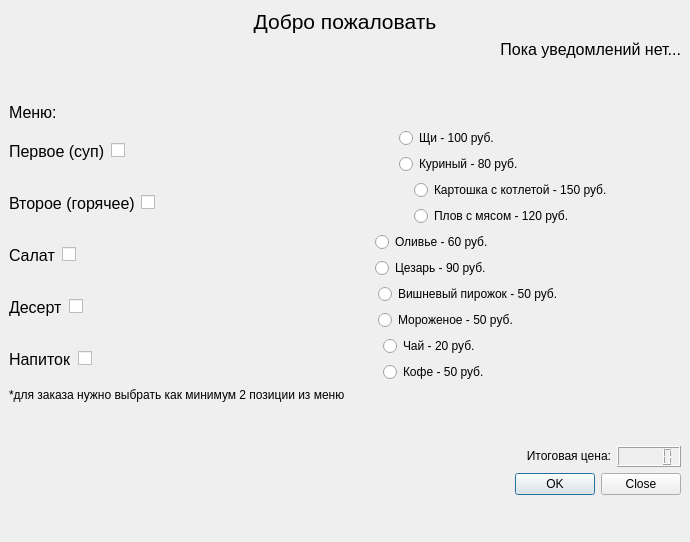
<?xml version="1.0" encoding="UTF-8"?>
<ui version="4.0">
 <class>McShnakneks</class>
 <widget class="QMainWindow" name="McShnakneks">
  <property name="geometry">
   <rect>
    <x>0</x>
    <y>0</y>
    <width>690</width>
    <height>542</height>
   </rect>
  </property>
  <property name="windowTitle">
   <string>Menu</string>
  </property>
  <property name="styleSheet">
   <string notr="true"/>
  </property>
  <widget class="QWidget" name="centralwidget">
   <layout class="QVBoxLayout" name="verticalLayout_7">
    <item>
     <widget class="QLabel" name="label">
      <property name="sizePolicy">
       <sizepolicy hsizetype="Preferred" vsizetype="Maximum">
        <horstretch>0</horstretch>
        <verstretch>0</verstretch>
       </sizepolicy>
      </property>
      <property name="font">
       <font>
        <pointsize>16</pointsize>
       </font>
      </property>
      <property name="autoFillBackground">
       <bool>false</bool>
      </property>
      <property name="text">
       <string>Добро пожаловать</string>
      </property>
      <property name="alignment">
       <set>Qt::AlignCenter</set>
      </property>
     </widget>
    </item>
    <item>
     <widget class="QLabel" name="notification">
      <property name="sizePolicy">
       <sizepolicy hsizetype="Preferred" vsizetype="Maximum">
        <horstretch>0</horstretch>
        <verstretch>0</verstretch>
       </sizepolicy>
      </property>
      <property name="font">
       <font>
        <pointsize>12</pointsize>
       </font>
      </property>
      <property name="text">
       <string>Пока уведомлений нет...</string>
      </property>
      <property name="alignment">
       <set>Qt::AlignRight|Qt::AlignTrailing|Qt::AlignVCenter</set>
      </property>
     </widget>
    </item>
    <item>
     <spacer name="verticalSpacer_2">
      <property name="orientation">
       <enum>Qt::Vertical</enum>
      </property>
      <property name="sizeHint" stdset="0">
       <size>
        <width>20</width>
        <height>40</height>
       </size>
      </property>
     </spacer>
    </item>
    <item>
     <widget class="QLabel" name="label_9">
      <property name="sizePolicy">
       <sizepolicy hsizetype="Preferred" vsizetype="Maximum">
        <horstretch>0</horstretch>
        <verstretch>0</verstretch>
       </sizepolicy>
      </property>
      <property name="font">
       <font>
        <pointsize>12</pointsize>
       </font>
      </property>
      <property name="text">
       <string>Меню:</string>
      </property>
     </widget>
    </item>
    <item>
     <layout class="QVBoxLayout" name="verticalLayout_2">
      <item>
       <layout class="QHBoxLayout" name="horizontalLayout_7">
        <item>
         <layout class="QHBoxLayout" name="horizontalLayout_8">
          <item>
           <widget class="QLabel" name="label_5">
            <property name="sizePolicy">
             <sizepolicy hsizetype="Maximum" vsizetype="Preferred">
              <horstretch>0</horstretch>
              <verstretch>0</verstretch>
             </sizepolicy>
            </property>
            <property name="font">
             <font>
              <pointsize>12</pointsize>
             </font>
            </property>
            <property name="text">
             <string>Первое (суп)</string>
            </property>
           </widget>
          </item>
          <item>
           <widget class="QCheckBox" name="soup">
            <property name="text">
             <string/>
            </property>
           </widget>
          </item>
          <item>
           <layout class="QVBoxLayout" name="verticalLayout_5">
            <item>
             <widget class="QRadioButton" name="cabbage">
              <property name="text">
               <string>Щи - 100 руб.</string>
              </property>
              <attribute name="buttonGroup">
               <string notr="true">pervoe</string>
              </attribute>
             </widget>
            </item>
            <item>
             <widget class="QRadioButton" name="chicken">
              <property name="text">
               <string>Куриный - 80 руб.</string>
              </property>
              <attribute name="buttonGroup">
               <string notr="true">pervoe</string>
              </attribute>
             </widget>
            </item>
           </layout>
          </item>
         </layout>
        </item>
       </layout>
      </item>
      <item>
       <layout class="QHBoxLayout" name="horizontalLayout_9">
        <item>
         <layout class="QHBoxLayout" name="horizontalLayout_10">
          <item>
           <widget class="QLabel" name="label_6">
            <property name="sizePolicy">
             <sizepolicy hsizetype="Maximum" vsizetype="Preferred">
              <horstretch>0</horstretch>
              <verstretch>0</verstretch>
             </sizepolicy>
            </property>
            <property name="font">
             <font>
              <pointsize>12</pointsize>
             </font>
            </property>
            <property name="text">
             <string>Второе (горячее)</string>
            </property>
           </widget>
          </item>
          <item>
           <widget class="QCheckBox" name="hot">
            <property name="text">
             <string/>
            </property>
           </widget>
          </item>
          <item>
           <layout class="QVBoxLayout" name="verticalLayout_6">
            <item>
             <widget class="QRadioButton" name="potato">
              <property name="text">
               <string>Картошка с котлетой - 150 руб.</string>
              </property>
              <attribute name="buttonGroup">
               <string notr="true">vtoroe</string>
              </attribute>
             </widget>
            </item>
            <item>
             <widget class="QRadioButton" name="pilaf">
              <property name="text">
               <string>Плов с мясом - 120 руб.</string>
              </property>
              <attribute name="buttonGroup">
               <string notr="true">vtoroe</string>
              </attribute>
             </widget>
            </item>
           </layout>
          </item>
         </layout>
        </item>
       </layout>
      </item>
      <item>
       <layout class="QHBoxLayout" name="horizontalLayout_5">
        <item>
         <layout class="QHBoxLayout" name="horizontalLayout_6">
          <item>
           <widget class="QLabel" name="label_4">
            <property name="sizePolicy">
             <sizepolicy hsizetype="Maximum" vsizetype="Preferred">
              <horstretch>0</horstretch>
              <verstretch>0</verstretch>
             </sizepolicy>
            </property>
            <property name="font">
             <font>
              <pointsize>12</pointsize>
             </font>
            </property>
            <property name="text">
             <string>Салат</string>
            </property>
           </widget>
          </item>
          <item>
           <widget class="QCheckBox" name="salad">
            <property name="text">
             <string/>
            </property>
           </widget>
          </item>
          <item>
           <layout class="QVBoxLayout" name="verticalLayout_4">
            <item>
             <widget class="QRadioButton" name="olivie">
              <property name="text">
               <string>Оливье - 60 руб.</string>
              </property>
              <attribute name="buttonGroup">
               <string notr="true">salat</string>
              </attribute>
             </widget>
            </item>
            <item>
             <widget class="QRadioButton" name="cezar">
              <property name="text">
               <string>Цезарь - 90 руб.</string>
              </property>
              <attribute name="buttonGroup">
               <string notr="true">salat</string>
              </attribute>
             </widget>
            </item>
           </layout>
          </item>
         </layout>
        </item>
       </layout>
      </item>
      <item>
       <layout class="QHBoxLayout" name="horizontalLayout_3">
        <item>
         <layout class="QHBoxLayout" name="horizontalLayout_4">
          <item>
           <widget class="QLabel" name="label_3">
            <property name="sizePolicy">
             <sizepolicy hsizetype="Maximum" vsizetype="Preferred">
              <horstretch>0</horstretch>
              <verstretch>0</verstretch>
             </sizepolicy>
            </property>
            <property name="font">
             <font>
              <pointsize>12</pointsize>
             </font>
            </property>
            <property name="text">
             <string>Десерт</string>
            </property>
           </widget>
          </item>
          <item>
           <widget class="QCheckBox" name="desert_2">
            <property name="text">
             <string/>
            </property>
           </widget>
          </item>
          <item>
           <layout class="QVBoxLayout" name="verticalLayout_3">
            <item>
             <widget class="QRadioButton" name="pie">
              <property name="text">
               <string>Вишневый пирожок - 50 руб.</string>
              </property>
              <attribute name="buttonGroup">
               <string notr="true">desert</string>
              </attribute>
             </widget>
            </item>
            <item>
             <widget class="QRadioButton" name="icecream">
              <property name="text">
               <string>Мороженое - 50 руб.</string>
              </property>
              <attribute name="buttonGroup">
               <string notr="true">desert</string>
              </attribute>
             </widget>
            </item>
           </layout>
          </item>
         </layout>
        </item>
       </layout>
      </item>
      <item>
       <layout class="QHBoxLayout" name="horizontalLayout_2">
        <item>
         <layout class="QHBoxLayout" name="horizontalLayout">
          <item>
           <widget class="QLabel" name="label_2">
            <property name="sizePolicy">
             <sizepolicy hsizetype="Maximum" vsizetype="Preferred">
              <horstretch>0</horstretch>
              <verstretch>0</verstretch>
             </sizepolicy>
            </property>
            <property name="font">
             <font>
              <pointsize>12</pointsize>
             </font>
            </property>
            <property name="text">
             <string>Напиток</string>
            </property>
           </widget>
          </item>
          <item>
           <widget class="QCheckBox" name="drink">
            <property name="text">
             <string/>
            </property>
           </widget>
          </item>
          <item>
           <layout class="QVBoxLayout" name="verticalLayout">
            <item>
             <widget class="QRadioButton" name="tea">
              <property name="text">
               <string>Чай - 20 руб.</string>
              </property>
              <attribute name="buttonGroup">
               <string notr="true">napitok</string>
              </attribute>
             </widget>
            </item>
            <item>
             <widget class="QRadioButton" name="coffee">
              <property name="text">
               <string>Кофе - 50 руб.</string>
              </property>
              <attribute name="buttonGroup">
               <string notr="true">napitok</string>
              </attribute>
             </widget>
            </item>
           </layout>
          </item>
         </layout>
        </item>
       </layout>
      </item>
      <item>
       <widget class="QLabel" name="label_7">
        <property name="sizePolicy">
         <sizepolicy hsizetype="Preferred" vsizetype="Maximum">
          <horstretch>0</horstretch>
          <verstretch>0</verstretch>
         </sizepolicy>
        </property>
        <property name="text">
         <string>*для заказа нужно выбрать как минимум 2 позиции из меню</string>
        </property>
       </widget>
      </item>
     </layout>
    </item>
    <item>
     <spacer name="verticalSpacer">
      <property name="orientation">
       <enum>Qt::Vertical</enum>
      </property>
      <property name="sizeHint" stdset="0">
       <size>
        <width>20</width>
        <height>40</height>
       </size>
      </property>
     </spacer>
    </item>
    <item>
     <layout class="QHBoxLayout" name="horizontalLayout_11">
      <property name="spacing">
       <number>6</number>
      </property>
      <property name="sizeConstraint">
       <enum>QLayout::SetMaximumSize</enum>
      </property>
      <item>
       <widget class="QLabel" name="label_10">
        <property name="sizePolicy">
         <sizepolicy hsizetype="Preferred" vsizetype="Maximum">
          <horstretch>0</horstretch>
          <verstretch>0</verstretch>
         </sizepolicy>
        </property>
        <property name="text">
         <string>Итоговая цена:</string>
        </property>
        <property name="alignment">
         <set>Qt::AlignRight|Qt::AlignTrailing|Qt::AlignVCenter</set>
        </property>
       </widget>
      </item>
      <item>
       <widget class="QLCDNumber" name="price">
        <property name="sizePolicy">
         <sizepolicy hsizetype="Maximum" vsizetype="Maximum">
          <horstretch>0</horstretch>
          <verstretch>0</verstretch>
         </sizepolicy>
        </property>
       </widget>
      </item>
     </layout>
    </item>
    <item>
     <widget class="QDialogButtonBox" name="buttonBox">
      <property name="styleSheet">
       <string notr="true">color: black;</string>
      </property>
      <property name="orientation">
       <enum>Qt::Horizontal</enum>
      </property>
      <property name="standardButtons">
       <set>QDialogButtonBox::Close|QDialogButtonBox::Ok</set>
      </property>
      <property name="centerButtons">
       <bool>false</bool>
      </property>
     </widget>
    </item>
    <item>
     <spacer name="verticalSpacer_3">
      <property name="orientation">
       <enum>Qt::Vertical</enum>
      </property>
      <property name="sizeHint" stdset="0">
       <size>
        <width>20</width>
        <height>40</height>
       </size>
      </property>
     </spacer>
    </item>
   </layout>
  </widget>
 </widget>
 <resources/>
 <connections/>
 <buttongroups>
  <buttongroup name="napitok"/>
  <buttongroup name="vtoroe"/>
  <buttongroup name="desert"/>
  <buttongroup name="salat"/>
  <buttongroup name="pervoe"/>
 </buttongroups>
</ui>
